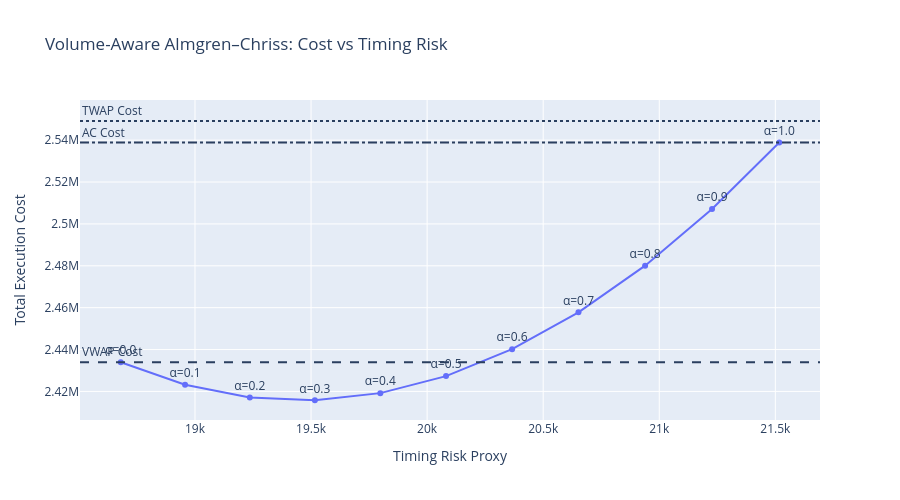

The cell this chart's notebook holds for it:
### Code cell
fig = go.Figure()

fig.add_trace(
    go.Scatter(
        x=va_df["timing_risk_proxy"],
        y=va_df["total_cost"],
        mode="lines+markers+text",
        text=[f"α={a:.1f}" for a in va_df["alpha"]],
        textposition="top center",
        name="Volume-Aware AC"
    )
)

fig.add_hline(
    y=is_results["VWAP"]["total_cost"],
    line_dash="dash",
    annotation_text="VWAP Cost",
    annotation_position="top left"
)

fig.add_hline(
    y=is_results["TWAP"]["total_cost"],
    line_dash="dot",
    annotation_text="TWAP Cost",
    annotation_position="top left"
)

fig.add_hline(
    y=is_results["Almgren-Chriss"]["total_cost"],
    line_dash="dashdot",
    annotation_text="AC Cost",
    annotation_position="top left"
)

fig.update_layout(
    title="Volume-Aware Almgren–Chriss: Cost vs Timing Risk",
    xaxis_title="Timing Risk Proxy",
    yaxis_title="Total Execution Cost",
    height=500,
    width=900
)

fig.show()
fig.write_image("../results/plots/volume_aware_almgren_chriss_cost_vs_timing_risk.png")
display(Image(filename="../results/plots/volume_aware_almgren_chriss_cost_vs_timing_risk.png"))

### Figure 1 — Plotly figure (JSON) as saved in the notebook; plotly's stock layout.template omitted (floating-point values rounded to 4 significant figures)
{"data": [{"mode": "lines+markers+text", "name": "Volume-Aware AC", "text": ["α=0.0", "α=0.1", "α=0.2", "α=0.3", "α=0.4", "α=0.5", "α=0.6", "α=0.7", "α=0.8", "α=0.9", "α=1.0"], "textposition": "top center", "type": "scatter", "x": [18680.0, 18960.0, 19240.0, 19520.0, 19800.0, 20080.0, 20370.0, 20650.0, 20940.0, 21230.0, 21520.0], "y": [2434000.0, 2423000.0, 2417000.0, 2416000.0, 2419000.0, 2427000.0, 2440000.0, 2458000.0, 2480000.0, 2507000.0, 2539000.0]}], "layout": {"annotations": [{"showarrow": false, "text": "VWAP Cost", "x": 0, "xanchor": "left", "xref": "x domain", "y": 2434000.0, "yanchor": "bottom", "yref": "y"}, {"showarrow": false, "text": "TWAP Cost", "x": 0, "xanchor": "left", "xref": "x domain", "y": 2549000.0, "yanchor": "bottom", "yref": "y"}, {"showarrow": false, "text": "AC Cost", "x": 0, "xanchor": "left", "xref": "x domain", "y": 2539000.0, "yanchor": "bottom", "yref": "y"}], "height": 500, "shapes": [{"line": {"dash": "dash"}, "type": "line", "x0": 0, "x1": 1, "xref": "x domain", "y0": 2434000.0, "y1": 2434000.0, "yref": "y"}, {"line": {"dash": "dot"}, "type": "line", "x0": 0, "x1": 1, "xref": "x domain", "y0": 2549000.0, "y1": 2549000.0, "yref": "y"}, {"line": {"dash": "dashdot"}, "type": "line", "x0": 0, "x1": 1, "xref": "x domain", "y0": 2539000.0, "y1": 2539000.0, "yref": "y"}], "title": {"text": "Volume-Aware Almgren–Chriss: Cost vs Timing Risk"}, "width": 900, "xaxis": {"title": {"text": "Timing Risk Proxy"}}, "yaxis": {"title": {"text": "Total Execution Cost"}}}}
